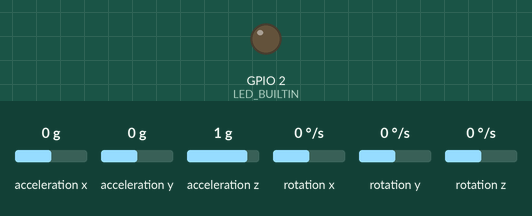
Simulated run of this sketch. Board: ESP32. Shown: output pins drawn as LEDs (lit = HIGH). Wiring (inferred from the names in the program): MPU-6050 motion sensor at I2C address 0x68. Inputs (shaded band) come from the test bench; at power-on: acceleration x 0 g, acceleration y 0 g, acceleration z 1 g, rotation x 0 °/s, rotation y 0 °/s, rotation z 0 °/s. Nothing arrives over Bluetooth unless stated.

Above: at 0.0 s.
Timing chart, 0 to 3.2 s (numbered marks = the images above):
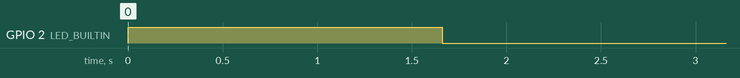

Measured:
- by itself, GPIO 2 (LED_BUILTIN): LOW → HIGH at 0.00 s, → LOW 1.7 s later

The sketch:

esp32.ino
```cpp
#include <Arduino.h>
#include <BluetoothSerial.h>
#include <Wire.h>
#include <SPI.h>
//last left at interrupt and need to create spinlocks so that it receives angles
//last left at bt
//need to create extra queue for angle isr with spinLock
#if CONFIG_FREERTOS_UNICORE
  static const BaseType_t appcpu = 0;
  #else
    static const BaseType_t appcpu = 1;
#endif

#if !defined(CONFIG_BT_ENABLED) || !defined(CONFIG_BLUEDROID_ENABLED)
#error Bluetooth is not enabled! Please run `make menuconfig` to and enable it
#endif

#define TMR_DVDR 80
#define MAX_TMR 20000
#define MPU 0x68
#define A 0.962
#define dt 0.020
#define CRITICAL_ANGLE 20

//global
static SemaphoreHandle_t checkAngle = NULL;
//static SemaphoreHandle_t eulerSem = NULL;
static SemaphoreHandle_t example = NULL;

static hw_timer_t *timer = NULL;

static TaskHandle_t gyro_cal  = NULL;
//static TaskHandle_t TaskMpu = NULL;

// static QueueHandle_t gyroQueue = NULL;
static QueueHandle_t accelQueue = NULL;
static QueueHandle_t caliQueue = NULL;
static QueueHandle_t angleQueue = NULL;
static QueueHandle_t inputQueue = NULL;

BluetoothSerial bt;

void ConfigMpu();

void IRAM_ATTR mpu(){
  BaseType_t stablilizer = pdFALSE;
  float pitch;
  float roll;
  float yaw;

  xQueueReceiveFromISR(angleQueue,(void*)&roll,NULL);
  xQueueReceiveFromISR(angleQueue,(void*)&pitch,NULL);
  xQueueReceiveFromISR(angleQueue,(void*)&yaw,NULL);

    if(pitch<CRITICAL_ANGLE){
      xSemaphoreGiveFromISR(checkAngle,&stablilizer);
      xQueueSendFromISR(angleQueue,(void*)&roll,NULL);
      xQueueSendFromISR(angleQueue,(void*)&pitch,NULL);
      xQueueSendFromISR(angleQueue,(void*)&yaw,NULL);
    }
  if(stablilizer){
    portYIELD_FROM_ISR();
  }
}

void calibration(void* PvParameters){
  //Serial.print("calibration started");
   pinMode(LED_BUILTIN,OUTPUT);


  float cal_gyro_x = 0;
  float cal_gyro_y = 0;
  float cal_gyro_z = 0;

  double correct_gyro_x = 0;
  double correct_gyro_y = 0;
  double correct_gyro_z = 0;

  short int gyro_x;
  short int gyro_y;
  short int gyro_z;

    ConfigMpu();

  digitalWrite(LED_BUILTIN,HIGH);
  for(int i = 0;i<2000;i++){
    Wire.beginTransmission(MPU);
    Wire.write(0x43);
    Wire.endTransmission();
    Wire.requestFrom(MPU,6);

    gyro_x = Wire.read()<<8 | Wire.read();
    gyro_y = Wire.read()<<8 | Wire.read();
    gyro_z = Wire.read()<<8 | Wire.read();

    cal_gyro_x = (float)gyro_x/131;       //00 == 131
    cal_gyro_y = (float)gyro_y/131;       //08 == 65.5
    cal_gyro_z = (float)gyro_z/131;       //10 == 32.8    18==16.4

    correct_gyro_x +=cal_gyro_x;
    correct_gyro_y +=cal_gyro_y;
    correct_gyro_z +=cal_gyro_z;

  }
  correct_gyro_x  /=2000;
  correct_gyro_y  /=2000;
  correct_gyro_z  /=2000;
  digitalWrite(LED_BUILTIN,LOW);
  xQueueSend(caliQueue,(void*)&correct_gyro_x,0);
  xQueueSend(caliQueue,(void*)&correct_gyro_y,0);
  xQueueSend(caliQueue,(void*)&correct_gyro_z,0);
  xSemaphoreGive(example);
  timerAlarmEnable(timer);
  vTaskDelete(NULL);
}

void MPU6050(void* PvParameters){


  short int accel_x;
  short int accel_y;
  short int accel_z;

  short int  Temp;

  short int gyro_x;
  short int gyro_y;
  short int gyro_z;

  float cal_accel_x;
  float cal_accel_y;
  float cal_accel_z;

  float cal_gyro_x;
  float cal_gyro_y;
  float cal_gyro_z;

  double cali_gyro_x;
  double cali_gyro_y;
  double cali_gyro_z;

  float calibrated_x;
  float calibrated_y;
  float calibrated_z;
  //float Tempe;
  float pitchangle;
  float rollangle;

  float pitch = 0.0;
  float roll = 0.0;
  float yaw = 0.0;
  xSemaphoreTake(example,portMAX_DELAY);
  xQueueReceive(caliQueue,(void*)&cali_gyro_x,0);
  xQueueReceive(caliQueue,(void*)&cali_gyro_y,0);
  xQueueReceive(caliQueue,(void*)&cali_gyro_z,0);
  while(1){

    Wire.beginTransmission(MPU);
    Wire.write(0x3B);
    Wire.endTransmission();
    Wire.requestFrom(MPU,14);

    accel_x = Wire.read()<<8 | Wire.read();
    accel_y = Wire.read()<<8 | Wire.read();
    accel_z = Wire.read()<<8 | Wire.read();

    Temp = Wire.read()<<8 | Wire.read();

    gyro_x = Wire.read()<<8 | Wire.read();
    gyro_y = Wire.read()<<8 | Wire.read();
    gyro_z = Wire.read()<<8 | Wire.read();

    accel_z = ~accel_z + 1;

    cal_accel_x = (float)accel_x/16384;       //2g==16384
    cal_accel_y = (float)accel_y/16384;       //4g==8192
    cal_accel_z = (float)accel_z/16384;       //8g==4096  //16g == 2048

    cal_gyro_x = (float)gyro_x/131;       //00 == 131
    cal_gyro_y = (float)gyro_y/131;       //08 == 65.5
    cal_gyro_z = (float)gyro_z/131;       //10 == 32.8    18==16.4

    //Tempe = (float)(Temp)/340 + 36.53;
    calibrated_x = cal_gyro_x - cali_gyro_x;
    calibrated_y = cal_gyro_y - cali_gyro_y;
    calibrated_z = cal_gyro_z - cali_gyro_z;

    pitchangle=atan2(cal_accel_x,sqrt(cal_accel_y*cal_accel_y + cal_accel_z*cal_accel_z))*180/PI; //FORMULA FOUND ON INTERNET
    rollangle=atan2(cal_accel_y,cal_accel_z)*180/PI; // FORMULA FOUND ON INTERNET

  //Using Complemetary Filter
    roll=A*(roll+calibrated_x*dt)+(1-A)*rollangle;
    pitch=A*(pitch+calibrated_y*dt)+(1-A)*pitchangle;
    yaw = yaw+calibrated_z*dt;

    xQueueSend(angleQueue,(void*)&roll,0);
    xQueueSend(angleQueue,(void*)&pitch,0);
    xQueueSend(angleQueue,(void*)&yaw,0);

    xQueueSend(accelQueue,(void*)&cal_accel_x,0);
    xQueueSend(accelQueue,(void*)&cal_accel_y,0);
    xQueueSend(accelQueue,(void*)&cal_accel_z,0);

  }
}
void bluetooth(void* PvParameters){
  char input;

  while(1){
    if(bt.available()>0){
      input = bt.read();
      xQueueSend(inputQueue,(void*)&input,0);
    }
  }
}


void setup(){
  Wire.begin();
  Serial.begin(115200);
  bt.begin("esp32");

  timer = timerBegin(0,(uint16_t)TMR_DVDR,true);
  timerAttachInterrupt(timer,&mpu,true);
  timerAlarmWrite(timer,(uint64_t)MAX_TMR,true);

  checkAngle = xSemaphoreCreateBinary();
  example = xSemaphoreCreateBinary();

  caliQueue = xQueueCreate(3,sizeof(double));
  angleQueue = xQueueCreate(3,sizeof(float));
  // gyroQueue = xQueueCreate(3,sizeof(float));
  accelQueue = xQueueCreate(3,sizeof(float));
  inputQueue = xQueueCreate(2,sizeof(char));

  xTaskCreatePinnedToCore(calibration,"gyro calibration",1024,NULL,2,NULL,appcpu);
  xTaskCreatePinnedToCore(MPU6050,"raw input",2048,NULL,1,NULL,appcpu);
  xTaskCreatePinnedToCore(bluetooth,"bluetooth",1024,NULL,1,NULL,appcpu);

}
void loop(){
}
void ConfigMpu(){
    Wire.beginTransmission(MPU); //power on mpu6050
    Wire.write(0x6B);
    Wire.write(0x00);
    Wire.endTransmission();

    Wire.beginTransmission(MPU); //accel config
    Wire.write(0x1C);
    Wire.write(0x00);            //00 == 2g   08 == 4g   10 == 8g   18 == 16g
    Wire.endTransmission();

    Wire.beginTransmission(MPU); // gyro config
    Wire.write(0x1B);
    Wire.write(0x00);            //00 == 2g   08 == 500   10 == 1000  18 == 20000
    Wire.endTransmission();
}
```
